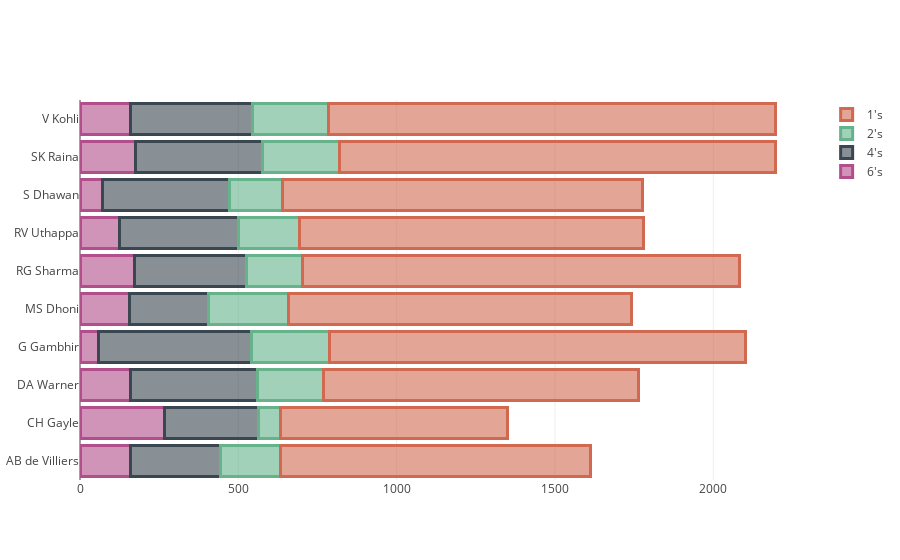

Notebook source saved alongside this figure:
### Markdown cell above
### How do the top batsmen score? (INTERACTIVE)

### Code cell
a=batsmen.groupby(['batsman','batsman_runs'])['total_runs'].count().reset_index()
b=max_runs.sort_values(ascending=False)[:10].reset_index()
c=b.merge(a,left_on='batsman',right_on='batsman',how='left')
c.drop('batsman_runs_x',axis=1,inplace=True)
c.set_index('batsman',inplace=True)
c.columns=['type','count']
c=c[(c['type']==1)|(c['type']==2)|(c['type']==4)|(c['type']==6)]
cols=['type','count']
c.reset_index(inplace=True)
c=c.pivot('batsman','type','count')

trace1 = go.Bar(
    y=c.index, x=c[6],
    name="6's",
    orientation = 'h',
    marker = dict(color = 'rgba(178, 78, 139, 0.6)',
        line = dict(color = 'rgba(178, 78, 139, 1.0)',
            width = 3)
    )
)
trace2 = go.Bar(
    y=c.index, x=c[4],
    name="4's",
    orientation = 'h',
    marker = dict(color = 'rgba(58, 71, 80, 0.6)',
        line = dict(color = 'rgba(58, 71, 80, 1.0)',
            width = 3)
    )
)

trace3 = go.Bar(
    y=c.index, x=c[2],
    name="2's",
    orientation = 'h',
    marker = dict(color = 'rgba(101, 178, 139, 0.6)',
        line = dict(color = 'rgba(101, 178, 139, 1.0)',
            width = 3)
    )
)
trace4 = go.Bar(
    y=c.index, x=c[1],
    name="1's",
    orientation = 'h',
    marker = dict(color = 'rgba(208, 105, 80, 0.6)',
        line = dict(color = 'rgba(208, 105, 80, 1.0)',
            width = 3)
    )
)

data = [trace1, trace2,trace3,trace4]
layout = go.Layout(
    barmode='stack'
)

fig = go.Figure(data=data, layout=layout)
py.iplot(fig, filename='marker-h-bar')

### Figure 1 — Plotly figure (JSON) as saved in the notebook; plotly's stock layout.template omitted (floating-point values rounded to 4 significant figures)
{"data": [{"marker": {"color": "rgba(178, 78, 139, 0.6)", "line": {"color": "rgba(178, 78, 139, 1.0)", "width": 3}}, "name": "6's", "orientation": "h", "type": "bar", "uid": "608e6e14-a68b-11e8-8d33-e4b318333aeb", "x": [158, 266, 160, 58, 156, 173, 125, 71, 174, 160], "y": ["AB de Villiers", "CH Gayle", "DA Warner", "G Gambhir", "MS Dhoni", "RG Sharma", "RV Uthappa", "S Dhawan", "SK Raina", "V Kohli"]}, {"marker": {"color": "rgba(58, 71, 80, 0.6)", "line": {"color": "rgba(58, 71, 80, 1.0)", "width": 3}}, "name": "4's", "orientation": "h", "type": "bar", "uid": "608e6e15-a68b-11e8-af01-e4b318333aeb", "x": [287, 297, 401, 484, 251, 354, 377, 401, 402, 384], "y": ["AB de Villiers", "CH Gayle", "DA Warner", "G Gambhir", "MS Dhoni", "RG Sharma", "RV Uthappa", "S Dhawan", "SK Raina", "V Kohli"]}, {"marker": {"color": "rgba(101, 178, 139, 0.6)", "line": {"color": "rgba(101, 178, 139, 1.0)", "width": 3}}, "name": "2's", "orientation": "h", "type": "bar", "uid": "608e6e16-a68b-11e8-b60f-e4b318333aeb", "x": [187, 70, 207, 245, 251, 177, 191, 168, 242, 242], "y": ["AB de Villiers", "CH Gayle", "DA Warner", "G Gambhir", "MS Dhoni", "RG Sharma", "RV Uthappa", "S Dhawan", "SK Raina", "V Kohli"]}, {"marker": {"color": "rgba(208, 105, 80, 0.6)", "line": {"color": "rgba(208, 105, 80, 1.0)", "width": 3}}, "name": "1's", "orientation": "h", "type": "bar", "uid": "608e6e17-a68b-11e8-a24b-e4b318333aeb", "x": [980, 718, 997, 1313, 1085, 1379, 1087, 1137, 1377, 1410], "y": ["AB de Villiers", "CH Gayle", "DA Warner", "G Gambhir", "MS Dhoni", "RG Sharma", "RV Uthappa", "S Dhawan", "SK Raina", "V Kohli"]}], "layout": {"barmode": "stack"}}
